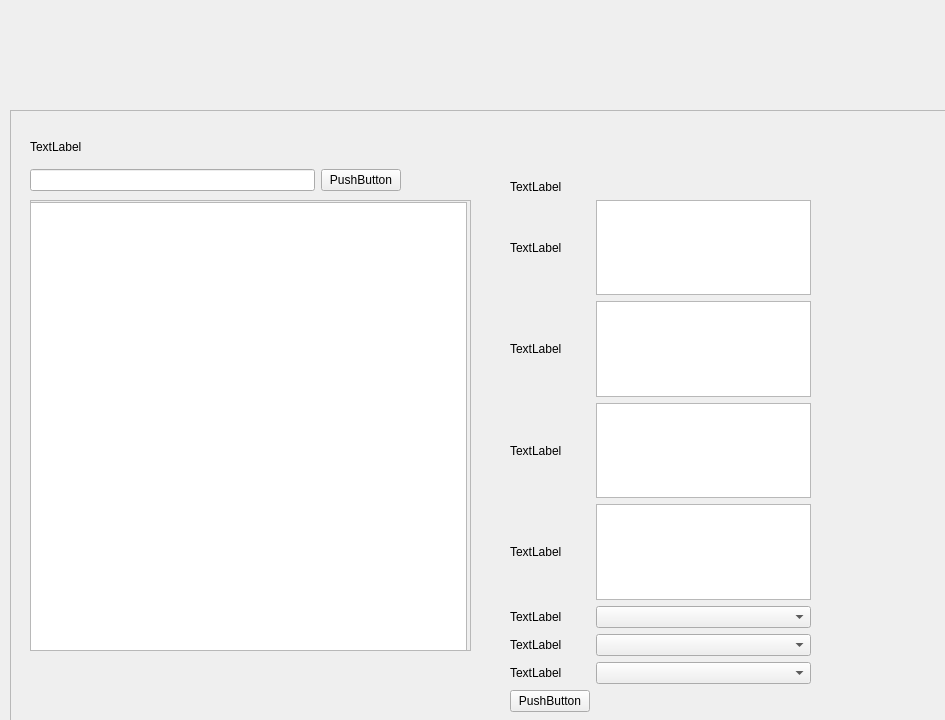
<?xml version="1.0" encoding="UTF-8"?>
<ui version="4.0">
 <class>MainWindow</class>
 <widget class="QMainWindow" name="MainWindow">
  <property name="geometry">
   <rect>
    <x>0</x>
    <y>0</y>
    <width>945</width>
    <height>720</height>
   </rect>
  </property>
  <property name="windowTitle">
   <string>MainWindow</string>
  </property>
  <widget class="QWidget" name="centralwidget">
   <widget class="QFrame" name="frame_skladiste">
    <property name="geometry">
     <rect>
      <x>10</x>
      <y>110</y>
      <width>1211</width>
      <height>741</height>
     </rect>
    </property>
    <property name="frameShape">
     <enum>QFrame::StyledPanel</enum>
    </property>
    <property name="frameShadow">
     <enum>QFrame::Raised</enum>
    </property>
    <widget class="QWidget" name="gridLayoutWidget">
     <property name="geometry">
      <rect>
       <x>20</x>
       <y>20</y>
       <width>371</width>
       <height>61</height>
      </rect>
     </property>
     <layout class="QGridLayout" name="gridLayout_pretraga_knjige">
      <item row="0" column="0">
       <widget class="QLabel" name="label_knjige_search_skladiste">
        <property name="text">
         <string>TextLabel</string>
        </property>
       </widget>
      </item>
      <item row="1" column="0">
       <widget class="QLineEdit" name="text_knjige_search_skladiste"/>
      </item>
      <item row="1" column="1">
       <widget class="QPushButton" name="button_search_skladiste">
        <property name="text">
         <string>PushButton</string>
        </property>
       </widget>
      </item>
     </layout>
    </widget>
    <widget class="QScrollArea" name="scrollArea_knjige_skladiste">
     <property name="geometry">
      <rect>
       <x>20</x>
       <y>90</y>
       <width>441</width>
       <height>451</height>
      </rect>
     </property>
     <property name="widgetResizable">
      <bool>true</bool>
     </property>
     <widget class="QWidget" name="scrollAreaWidgetContents">
      <property name="geometry">
       <rect>
        <x>0</x>
        <y>0</y>
        <width>439</width>
        <height>449</height>
       </rect>
      </property>
      <widget class="QListView" name="listView_knjige_skladiste">
       <property name="geometry">
        <rect>
         <x>-5</x>
         <y>1</y>
         <width>441</width>
         <height>451</height>
        </rect>
       </property>
      </widget>
     </widget>
    </widget>
    <widget class="QWidget" name="gridLayoutWidget_2">
     <property name="geometry">
      <rect>
       <x>500</x>
       <y>70</y>
       <width>301</width>
       <height>532</height>
      </rect>
     </property>
     <layout class="QGridLayout" name="gridLayout_nova_knjiga">
      <item row="2" column="0">
       <widget class="QLabel" name="label_autor_nove_knjige">
        <property name="text">
         <string>TextLabel</string>
        </property>
       </widget>
      </item>
      <item row="4" column="0">
       <widget class="QLabel" name="label_kolicina_nove_knjige">
        <property name="text">
         <string>TextLabel</string>
        </property>
       </widget>
      </item>
      <item row="7" column="0">
       <widget class="QLabel" name="label_stupac">
        <property name="text">
         <string>TextLabel</string>
        </property>
       </widget>
      </item>
      <item row="1" column="0">
       <widget class="QLabel" name="label_naziv_nove_knjige">
        <property name="text">
         <string>TextLabel</string>
        </property>
       </widget>
      </item>
      <item row="4" column="1">
       <widget class="QTextEdit" name="text_kolicina_nove_knjige"/>
      </item>
      <item row="0" column="0">
       <widget class="QLabel" name="label_unos_nove_knjige">
        <property name="text">
         <string>TextLabel</string>
        </property>
       </widget>
      </item>
      <item row="5" column="1">
       <widget class="QComboBox" name="comboBox_polica"/>
      </item>
      <item row="3" column="1">
       <widget class="QTextEdit" name="text_godina_nove_knjige"/>
      </item>
      <item row="3" column="0">
       <widget class="QLabel" name="label_godina_nove_knjige">
        <property name="text">
         <string>TextLabel</string>
        </property>
       </widget>
      </item>
      <item row="5" column="0">
       <widget class="QLabel" name="label_polica">
        <property name="text">
         <string>TextLabel</string>
        </property>
       </widget>
      </item>
      <item row="1" column="1">
       <widget class="QTextEdit" name="text_naziv_nove_knjige"/>
      </item>
      <item row="2" column="1">
       <widget class="QTextEdit" name="text_autor_nove_knjige"/>
      </item>
      <item row="9" column="0">
       <widget class="QPushButton" name="button_unos_nove_knjige">
        <property name="text">
         <string>PushButton</string>
        </property>
       </widget>
      </item>
      <item row="6" column="0">
       <widget class="QLabel" name="label_red_nove_knjige">
        <property name="text">
         <string>TextLabel</string>
        </property>
       </widget>
      </item>
      <item row="6" column="1">
       <widget class="QComboBox" name="comboBox_red"/>
      </item>
      <item row="7" column="1">
       <widget class="QComboBox" name="comboBox_stupac"/>
      </item>
     </layout>
    </widget>
   </widget>
  </widget>
 </widget>
 <resources/>
 <connections/>
</ui>
